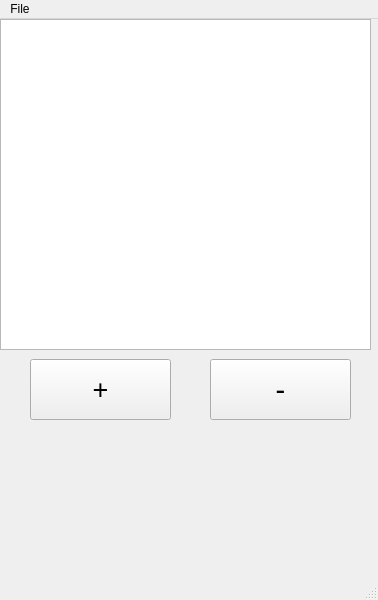
<?xml version="1.0" encoding="UTF-8"?>
<ui version="4.0">
 <class>MainWindow</class>
 <widget class="QMainWindow" name="MainWindow">
  <property name="geometry">
   <rect>
    <x>0</x>
    <y>0</y>
    <width>378</width>
    <height>600</height>
   </rect>
  </property>
  <property name="windowTitle">
   <string>MainWindow</string>
  </property>
  <widget class="QWidget" name="centralwidget">
   <widget class="QListView" name="listView">
    <property name="geometry">
     <rect>
      <x>0</x>
      <y>0</y>
      <width>371</width>
      <height>331</height>
     </rect>
    </property>
   </widget>
   <widget class="QPushButton" name="plusButton">
    <property name="geometry">
     <rect>
      <x>30</x>
      <y>340</y>
      <width>141</width>
      <height>61</height>
     </rect>
    </property>
    <property name="font">
     <font>
      <pointsize>20</pointsize>
     </font>
    </property>
    <property name="text">
     <string>+</string>
    </property>
   </widget>
   <widget class="QPushButton" name="minusButton">
    <property name="geometry">
     <rect>
      <x>210</x>
      <y>340</y>
      <width>141</width>
      <height>61</height>
     </rect>
    </property>
    <property name="font">
     <font>
      <pointsize>22</pointsize>
     </font>
    </property>
    <property name="text">
     <string>-</string>
    </property>
   </widget>
  </widget>
  <widget class="QMenuBar" name="menubar">
   <property name="geometry">
    <rect>
     <x>0</x>
     <y>0</y>
     <width>378</width>
     <height>24</height>
    </rect>
   </property>
   <widget class="QMenu" name="menuFile">
    <property name="title">
     <string>File</string>
    </property>
    <addaction name="actionLoad"/>
    <addaction name="actionSave"/>
   </widget>
   <addaction name="menuFile"/>
  </widget>
  <widget class="QStatusBar" name="statusbar"/>
  <action name="actionLoad">
   <property name="text">
    <string>Load</string>
   </property>
  </action>
  <action name="actionSave">
   <property name="text">
    <string>Save</string>
   </property>
  </action>
 </widget>
 <resources/>
 <connections/>
</ui>
